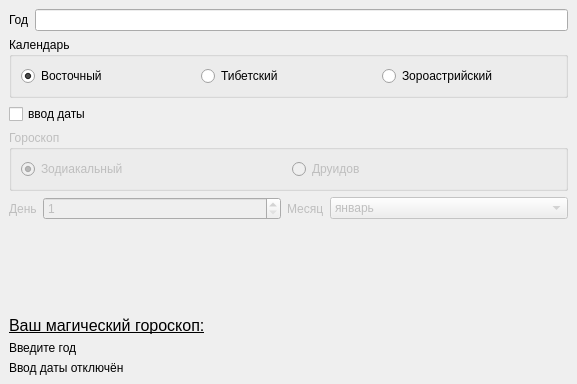
<?xml version="1.0" encoding="UTF-8"?>
<ui version="4.0">
 <class>MainWindow</class>
 <widget class="QMainWindow" name="MainWindow">
  <property name="geometry">
   <rect>
    <x>0</x>
    <y>0</y>
    <width>577</width>
    <height>384</height>
   </rect>
  </property>
  <property name="windowTitle">
   <string>Календари и гороскопы</string>
  </property>
  <widget class="QWidget" name="centralwidget">
   <layout class="QVBoxLayout" name="verticalLayout">
    <item>
     <layout class="QHBoxLayout" name="horizontalLayout_2">
      <item>
       <widget class="QLabel" name="label">
        <property name="text">
         <string>Год</string>
        </property>
       </widget>
      </item>
      <item>
       <widget class="QLineEdit" name="le_year">
        <property name="text">
         <string/>
        </property>
       </widget>
      </item>
     </layout>
    </item>
    <item>
     <widget class="QGroupBox" name="gb_calendar">
      <property name="title">
       <string>Календарь</string>
      </property>
      <layout class="QHBoxLayout" name="horizontalLayout_3">
       <item>
        <widget class="QRadioButton" name="rb_eastern">
         <property name="text">
          <string>Восточный</string>
         </property>
         <property name="checked">
          <bool>true</bool>
         </property>
        </widget>
       </item>
       <item>
        <widget class="QRadioButton" name="rb_tibetan">
         <property name="text">
          <string>Тибетский</string>
         </property>
        </widget>
       </item>
       <item>
        <widget class="QRadioButton" name="rb_zoroastrian">
         <property name="text">
          <string>Зороастрийский</string>
         </property>
        </widget>
       </item>
      </layout>
     </widget>
    </item>
    <item>
     <widget class="QCheckBox" name="cb_is_date">
      <property name="text">
       <string>ввод даты</string>
      </property>
      <property name="checkable">
       <bool>true</bool>
      </property>
      <property name="checked">
       <bool>false</bool>
      </property>
     </widget>
    </item>
    <item>
     <widget class="QWidget" name="wd_horoscope" native="true">
      <property name="enabled">
       <bool>false</bool>
      </property>
      <layout class="QVBoxLayout" name="verticalLayout_2">
       <property name="leftMargin">
        <number>0</number>
       </property>
       <property name="topMargin">
        <number>0</number>
       </property>
       <property name="rightMargin">
        <number>0</number>
       </property>
       <property name="bottomMargin">
        <number>0</number>
       </property>
       <item>
        <widget class="QGroupBox" name="gb_horoscope">
         <property name="enabled">
          <bool>false</bool>
         </property>
         <property name="title">
          <string>Гороскоп</string>
         </property>
         <layout class="QHBoxLayout" name="horizontalLayout_4">
          <item>
           <widget class="QRadioButton" name="rb_zodiac">
            <property name="text">
             <string>Зодиакальный</string>
            </property>
            <property name="checked">
             <bool>true</bool>
            </property>
           </widget>
          </item>
          <item>
           <widget class="QRadioButton" name="rb_druid">
            <property name="text">
             <string>Друидов</string>
            </property>
            <property name="checked">
             <bool>false</bool>
            </property>
           </widget>
          </item>
         </layout>
        </widget>
       </item>
       <item>
        <layout class="QHBoxLayout" name="horizontalLayout">
         <item>
          <widget class="QLabel" name="label_2">
           <property name="sizePolicy">
            <sizepolicy hsizetype="Fixed" vsizetype="Preferred">
             <horstretch>0</horstretch>
             <verstretch>0</verstretch>
            </sizepolicy>
           </property>
           <property name="text">
            <string>День</string>
           </property>
          </widget>
         </item>
         <item>
          <widget class="QSpinBox" name="sb_day">
           <property name="enabled">
            <bool>false</bool>
           </property>
           <property name="minimum">
            <number>1</number>
           </property>
           <property name="maximum">
            <number>31</number>
           </property>
          </widget>
         </item>
         <item>
          <widget class="QLabel" name="label_3">
           <property name="sizePolicy">
            <sizepolicy hsizetype="Fixed" vsizetype="Preferred">
             <horstretch>0</horstretch>
             <verstretch>0</verstretch>
            </sizepolicy>
           </property>
           <property name="text">
            <string>Месяц</string>
           </property>
          </widget>
         </item>
         <item>
          <widget class="QComboBox" name="cb_month">
           <item>
            <property name="text">
             <string>январь</string>
            </property>
           </item>
           <item>
            <property name="text">
             <string>февраль</string>
            </property>
           </item>
           <item>
            <property name="text">
             <string>март</string>
            </property>
           </item>
           <item>
            <property name="text">
             <string>апрель</string>
            </property>
           </item>
           <item>
            <property name="text">
             <string>май</string>
            </property>
           </item>
           <item>
            <property name="text">
             <string>июнь</string>
            </property>
           </item>
           <item>
            <property name="text">
             <string>июль</string>
            </property>
           </item>
           <item>
            <property name="text">
             <string>август</string>
            </property>
           </item>
           <item>
            <property name="text">
             <string>сентябрь</string>
            </property>
           </item>
           <item>
            <property name="text">
             <string>октябрь</string>
            </property>
           </item>
           <item>
            <property name="text">
             <string>ноябрь</string>
            </property>
           </item>
           <item>
            <property name="text">
             <string>декабрь</string>
            </property>
           </item>
          </widget>
         </item>
        </layout>
       </item>
      </layout>
     </widget>
    </item>
    <item>
     <spacer name="verticalSpacer">
      <property name="orientation">
       <enum>Qt::Vertical</enum>
      </property>
      <property name="sizeHint" stdset="0">
       <size>
        <width>20</width>
        <height>40</height>
       </size>
      </property>
     </spacer>
    </item>
    <item>
     <widget class="QLabel" name="label_4">
      <property name="font">
       <font>
        <pointsize>12</pointsize>
        <underline>true</underline>
       </font>
      </property>
      <property name="text">
       <string>Ваш магический гороскоп:</string>
      </property>
     </widget>
    </item>
    <item>
     <widget class="QLabel" name="lbl_calendar">
      <property name="text">
       <string>Введите год</string>
      </property>
     </widget>
    </item>
    <item>
     <widget class="QLabel" name="lbl_horoscope">
      <property name="text">
       <string>Ввод даты отключён</string>
      </property>
     </widget>
    </item>
   </layout>
  </widget>
 </widget>
 <resources/>
 <connections/>
</ui>
